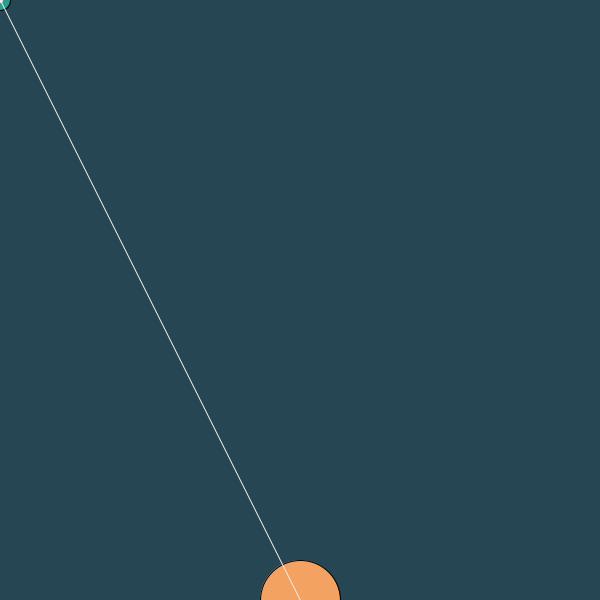
Frame 1 (no input)
Frame 60 (the mouse pressed at the canvas centre just before this capture): identical to frame 1, image omitted
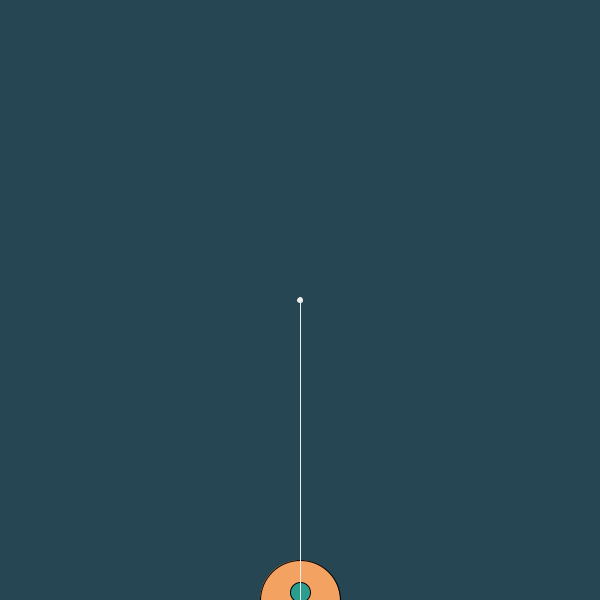
Frame 120 (the mouse held since frame 60 and released just before this capture)

The Processing sketch that drew these frames (run headless with seeded random() and noise(); from frame 60 on, the mouse is pressed at the canvas centre):

// Processing sketch: Bubble_shooter
// ── Bubble_shooter.pde
PVector a, b, dir, p;
float dt;

void setup() {
  size(600, 600);
  dt = 0.1;
  a = new PVector(height/2, width);
  b = new PVector();
  dir = new PVector();
  p = new PVector();
}

void draw() {
  background(#264653);
  puntoA();
  if (mousePressed) {
    // 1. Crear una nueva bola en la posición inicial cuando se hace clic.
    p = new PVector(a.x, a.y);
    // 2. Calcular la dirección entre la posición de la bola inicial y la posición del mouse.
    dir = PVector.sub(new PVector(mouseX, mouseY), p).normalize().mult(75);
  }
  // 3. Mover la bola en esa dirección.
  p.add(PVector.mult(dir, dt)); // Mueve la partícula en la dirección calculada
  particula();
  puntoB();
  linea();
}

void puntoA(){
  stroke(0);
  fill(#f4a261);
  ellipse(a.x,a.y,80,80);
}

void puntoB(){
  stroke(#edede9);
  fill(#edede9);
  ellipse(mouseX, mouseY, 5, 5);
}

void particula(){
  stroke(0);
  fill(#2a9d8f);
  ellipse(p.x, p.y, 20, 20);
}

// Función para dibujar la línea entre el punto A y el punto B
void linea(){
  stroke(#edede9);
  line(a.x, a.y, mouseX, mouseY);
}
